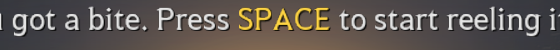
#> input picture template_images/tips/find_some_one.png, 560 x 50 px
$ python -i deduplicate_cropped_images.py   (imports and definitions only)   (Python 2 division)
#> lines starting #> are read from the running program, lines starting #| are printed output that depends on the picture
#!/usr/bin/env python3
# -*- coding: utf-8 -*-
"""
基于模板匹配的图片去重脚本
针对pos_color_cropped目录中的小图片进行去重
使用OpenCV模板匹配算法识别相似图片
"""

import os
import cv2
import numpy as np
from datetime import datetime
from collections import defaultdict
import re

# [130 lines left out: functions load_images_from_directory, extract_timestamp_from_filename, calculate_template_match_score, calculate_histogram_similarity, calculate_ssim_similarity, not called in this run]

def find_similar_images(images, similarity_threshold=0.95, use_multiple_methods=True):
    """
    找到相似的图片组
    :param images: 图片信息列表
    :param similarity_threshold: 相似度阈值
    :param use_multiple_methods: 是否使用多种方法综合判断
    :return: 相似图片组列表
    """
    similar_groups = []
    processed = set()

    print(f"开始比较 {len(images)} 个图片...")

    for i, img1_info in enumerate(images):
        if i in processed:
            continue

        current_group = [img1_info]
        processed.add(i)

        for j, img2_info in enumerate(images[i+1:], i+1):
            if j in processed:
                continue

            # 计算相似度
            if use_multiple_methods:
                # 使用多种方法综合判断
                template_score = calculate_template_match_score(img1_info['image'], img2_info['image'])
                hist_score = calculate_histogram_similarity(img1_info['image'], img2_info['image'])
                ssim_score = calculate_ssim_similarity(img1_info['image'], img2_info['image'])

                # 综合得分 (可以调整权重)
                combined_score = (template_score * 0.4 + hist_score * 0.3 + ssim_score * 0.3)

                print(f"比较 {img1_info['filename']} vs {img2_info['filename']}: "
                      f"模板={template_score:.3f}, 直方图={hist_score:.3f}, SSIM={ssim_score:.3f}, 综合={combined_score:.3f}")

                is_similar = combined_score >= similarity_threshold
            else:
                # 仅使用模板匹配
                template_score = calculate_template_match_score(img1_info['image'], img2_info['image'])
                print(f"比较 {img1_info['filename']} vs {img2_info['filename']}: 模板匹配={template_score:.3f}")
                is_similar = template_score >= similarity_threshold

            if is_similar:
                current_group.append(img2_info)
                processed.add(j)

        if len(current_group) > 1:
            similar_groups.append(current_group)

    return similar_groups

# [156 lines left out: functions deduplicate_by_template_matching, main, not called in this run]

# [2 lines not run here, left out]

>>> import cv2
>>> picture = cv2.imread('template_images/tips/find_some_one.png', cv2.IMREAD_GRAYSCALE)
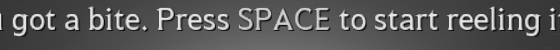
#> picture: shape (50, 560); min 4, max 228, mean 89
>>> result = find_similar_images(picture)
#> (printed output is left out)
#> the loop in find_similar_images, `for i, img1_info in enumerate(images):` made 1 pass
#> after the loop in find_similar_images, `for i, img1_info in enumerate(images):`: processed = 1 item; similar_groups = []
#> (the run stopped early here; a loop or call above may not have finished)
